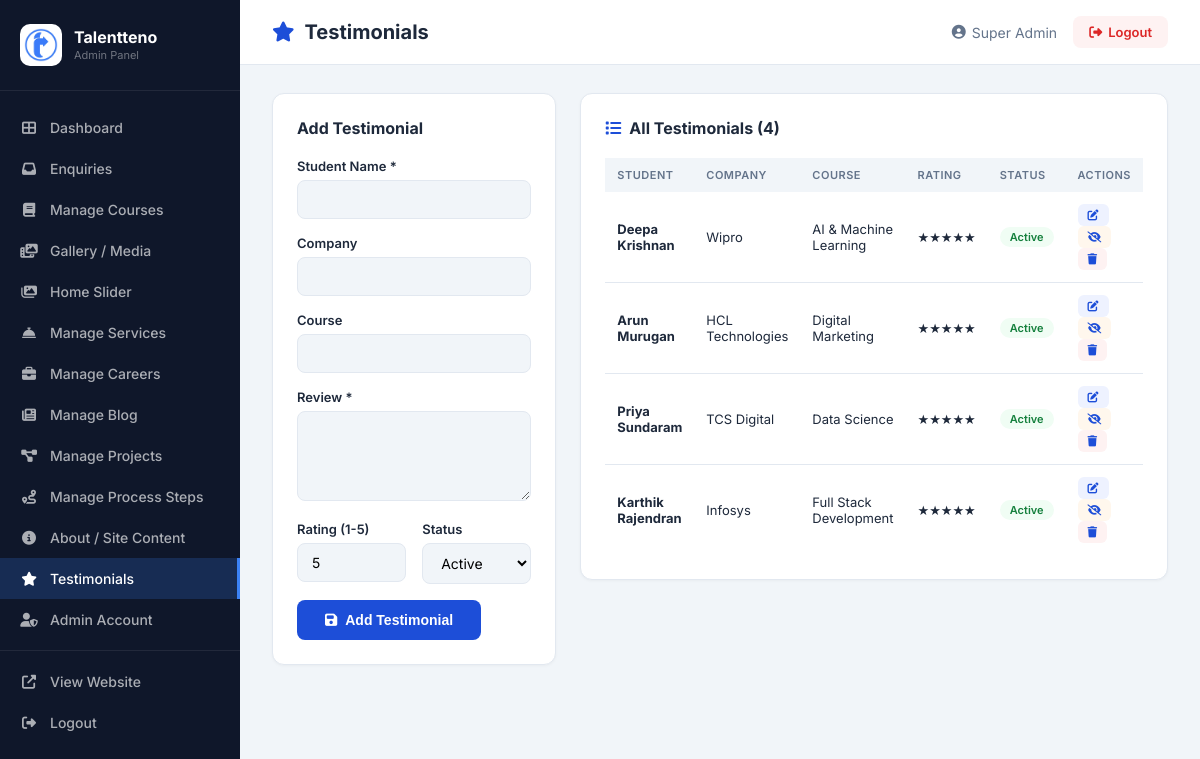
/backend/admin/testimonials.php (signed in), run on the app's committed database.
### tables this page shows
CREATE TABLE IF NOT EXISTS testimonials (
    id INT AUTO_INCREMENT PRIMARY KEY,
    student_name VARCHAR(255) NOT NULL,
    company VARCHAR(255),
    course VARCHAR(255),
    review TEXT NOT NULL,
    rating INT DEFAULT 5,
    photo VARCHAR(255),
    is_active TINYINT(1) DEFAULT 1,
    created_at TIMESTAMP DEFAULT CURRENT_TIMESTAMP
);

### backend/admin/testimonials.php (the view, shortened to what this page needs)
<?php
require_once 'auth_check.php';
$edit = null;
$testimonials = $conn->query("SELECT * FROM testimonials ORDER BY id DESC")->fetch_all(MYSQLI_ASSOC);
?>
<!DOCTYPE html>
<html lang="en">
<head>
    <link rel="stylesheet" href="https://cdnjs.cloudflare.com/ajax/libs/font-awesome/6.5.0/css/all.min.css">
    <link rel="stylesheet" href="admin.css">
</head>
<body>
<?php include 'sidebar.php'; ?>
<div class="admin-main">
    <div class="admin-topbar">
        <h1 class="page-title"><i class="fas fa-star"></i> Testimonials</h1>
        <div class="topbar-right">
            <span class="admin-name"><i class="fas fa-user-circle"></i> <?= htmlspecialchars($_SESSION['admin_name']) ?></span>
            <a href="logout.php" class="btn-logout"><i class="fas fa-sign-out-alt"></i> Logout</a>
        </div>
    </div>
    <div class="admin-content">
        <div style="display:grid;grid-template-columns:1fr 1.5fr;gap:24px;align-items:start;">
            <div class="admin-card">
                <h3 style="font-size:16px;font-weight:700;margin-bottom:20px;"><?= $edit?'Edit':'Add' ?> Testimonial</h3>
                <form method="POST">
                    <div class="form-group"><label>Student Name *</label><input type="text" name="student_name" required value="<?= htmlspecialchars($edit['student_name'] ?? '') ?>"></div>
                    <div class="form-group"><label>Company</label><input type="text" name="company" value="<?= htmlspecialchars($edit['company'] ?? '') ?>"></div>
                    <div class="form-group"><label>Course</label><input type="text" name="course" value="<?= htmlspecialchars($edit['course'] ?? '') ?>"></div>
                    <div class="form-group"><label>Review *</label><textarea name="review" rows="4" required><?= htmlspecialchars($edit['review'] ?? '') ?></textarea></div>
                    <div class="form-row">
                        <div class="form-group"><label>Rating (1-5)</label><input type="number" name="rating" min="1" max="5" value="<?= $edit['rating'] ?? 5 ?>"></div>
                        <div class="form-group"><label>Status</label><select name="is_active"><option value="1" <?= ($edit['is_active']??1)==1?'selected':'' ?>>Active</option></select></div>
                    </div>
                    <button type="submit" class="btn-save"><i class="fas fa-save"></i> <?= $edit?'Update':'Add' ?> Testimonial</button>
                </form>
            </div>
            <div class="admin-card">
                <div class="card-header"><h3><i class="fas fa-list"></i> All Testimonials (<?= count($testimonials) ?>)</h3></div>
                <div class="table-wrap">
                    <table class="admin-table">
                        <thead><tr><th>Student</th><th>Company</th><th>Course</th><th>Rating</th><th>Status</th><th>Actions</th></tr></thead>
                        <tbody>
                            <?php foreach ($testimonials as $t): ?>
                            <tr>
                                <td><strong><?= htmlspecialchars($t['student_name']) ?></strong></td>
                                <td><?= htmlspecialchars($t['company'] ?: '—') ?></td>
                                <td><?= htmlspecialchars($t['course'] ?: '—') ?></td>
                                <td><?= str_repeat('★', $t['rating']) ?></td>
                                <td><span class="badge badge-<?= $t['is_active']?'green':'gray' ?>"><?= $t['is_active']?'Active':'Hidden' ?></span></td>
                                <td>
                                    <a href="?edit=<?= $t['id'] ?>" class="btn-xs btn-blue"><i class="fas fa-edit"></i></a>
                                    <a href="?toggle=<?= $t['id'] ?>" class="btn-xs btn-<?= $t['is_active']?'orange':'green' ?>">
                                        <i class="fas fa-<?= $t['is_active']?'eye-slash':'eye' ?>"></i>
                                    </a>
                                    <a href="?delete=<?= $t['id'] ?>" class="btn-xs btn-red" onclick="return confirm('Delete?')"><i class="fas fa-trash"></i></a>
                                </td>
                            </tr>
                            <?php endforeach; ?>
                        </tbody>
                    </table>
                </div>
            </div>
        </div>
    </div>
</div>
</body>
</html>

### backend/admin/admin.css (style rules this page uses)
*, *::before, *::after { box-sizing: border-box; margin: 0; padding: 0; }
:root { --sidebar-w: 240px; --blue: #1D4ED8; --blue-light: #3B82F6; --bg: #F1F5F9; --white: #FFFFFF; --text: #1E293B; --text-muted: #64748B; --border: #E2E8F0; }
body { font-family: 'Inter', sans-serif; background: var(--bg); color: var(--text); display: flex; min-height: 100vh; }
.admin-main { margin-left: var(--sidebar-w); flex: 1; display: flex; flex-direction: column; }
.admin-topbar { background: white; border-bottom: 1px solid var(--border); padding: 16px 32px; display: flex; align-items: center; justify-content: space-between; position: sticky; top: 0; z-index: 100; }
.page-title { font-size: 20px; font-weight: 700; display: flex; align-items: center; gap: 10px; color: var(--text); }
.page-title i { color: var(--blue); }
.topbar-right { display: flex; align-items: center; gap: 16px; }
.admin-name { color: var(--text-muted); font-size: 14px; display: flex; align-items: center; gap: 6px; }
.btn-logout { background: #FEF2F2; color: #DC2626; padding: 8px 16px; border-radius: 8px; text-decoration: none; font-size: 13px; font-weight: 600; display: flex; align-items: center; gap: 6px; }
.admin-content { padding: 28px 32px; flex: 1; }
.admin-card { background: white; border-radius: 12px; padding: 24px; border: 1px solid var(--border); box-shadow: 0 1px 3px rgba(0,0,0,0.04); }
.card-header { display: flex; align-items: center; justify-content: space-between; margin-bottom: 20px; }
.card-header h3 { font-size: 16px; font-weight: 700; display: flex; align-items: center; gap: 8px; color: var(--text); }
.card-header h3 i { color: var(--blue); }
.table-wrap { overflow-x: auto; }
.admin-table { width: 100%; border-collapse: collapse; font-size: 13px; }
.admin-table th { background: var(--bg); padding: 10px 12px; text-align: left; font-weight: 600; color: var(--text-muted); font-size: 11px; letter-spacing: 0.5px; text-transform: uppercase; }
.admin-table td { padding: 12px 12px; border-bottom: 1px solid var(--border); vertical-align: middle; }
.admin-table tr:last-child td { border-bottom: none; }
.admin-table a { color: var(--blue); text-decoration: none; }
.badge { display: inline-block; padding: 3px 10px; border-radius: 50px; font-size: 11px; font-weight: 600; }
.badge-green { background: #F0FDF4; color: #15803D; }
.btn-xs { padding: 4px 10px; border-radius: 6px; font-size: 11px; font-weight: 600; text-decoration: none; display: inline-block; }
.btn-blue { background: #EEF2FF; color: var(--blue); }
.btn-orange { background: #FFF7ED; color: #C2410C; }
.btn-red { background: #FEF2F2; color: #DC2626; }
.form-row { display: grid; grid-template-columns: 1fr 1fr; gap: 16px; }
.form-group { margin-bottom: 16px; }
.form-group label { display: block; font-size: 13px; font-weight: 600; color: var(--text); margin-bottom: 6px; }
.form-group input, .form-group select, .form-group textarea { width: 100%; padding: 10px 14px; border: 1.5px solid var(--border); border-radius: 8px; font-size: 14px; font-family: inherit; background: var(--bg); transition: all 0.2s; }
.btn-save { background: var(--blue); color: white; border: none; padding: 12px 28px; border-radius: 8px; font-size: 14px; font-weight: 700; cursor: pointer; display: flex; align-items: center; gap: 8px; }

### data on the page
testimonials: student_name "Deepa Krishnan", company "Wipro", course "AI & Machine Learning", rating "★★★★★", is_active "Active"
testimonials: student_name "Arun Murugan", company "HCL Technologies", course "Digital Marketing", rating "★★★★★", is_active "Active"
testimonials: student_name "Priya Sundaram", company "TCS Digital", course "Data Science", rating "★★★★★", is_active "Active"
testimonials: student_name "Karthik Rajendran", company "Infosys", course "Full Stack Development", rating "★★★★★", is_active "Active"

### other printed values
$_SESSION['admin_name'] "Super Admin"
count($testimonials) "4"
